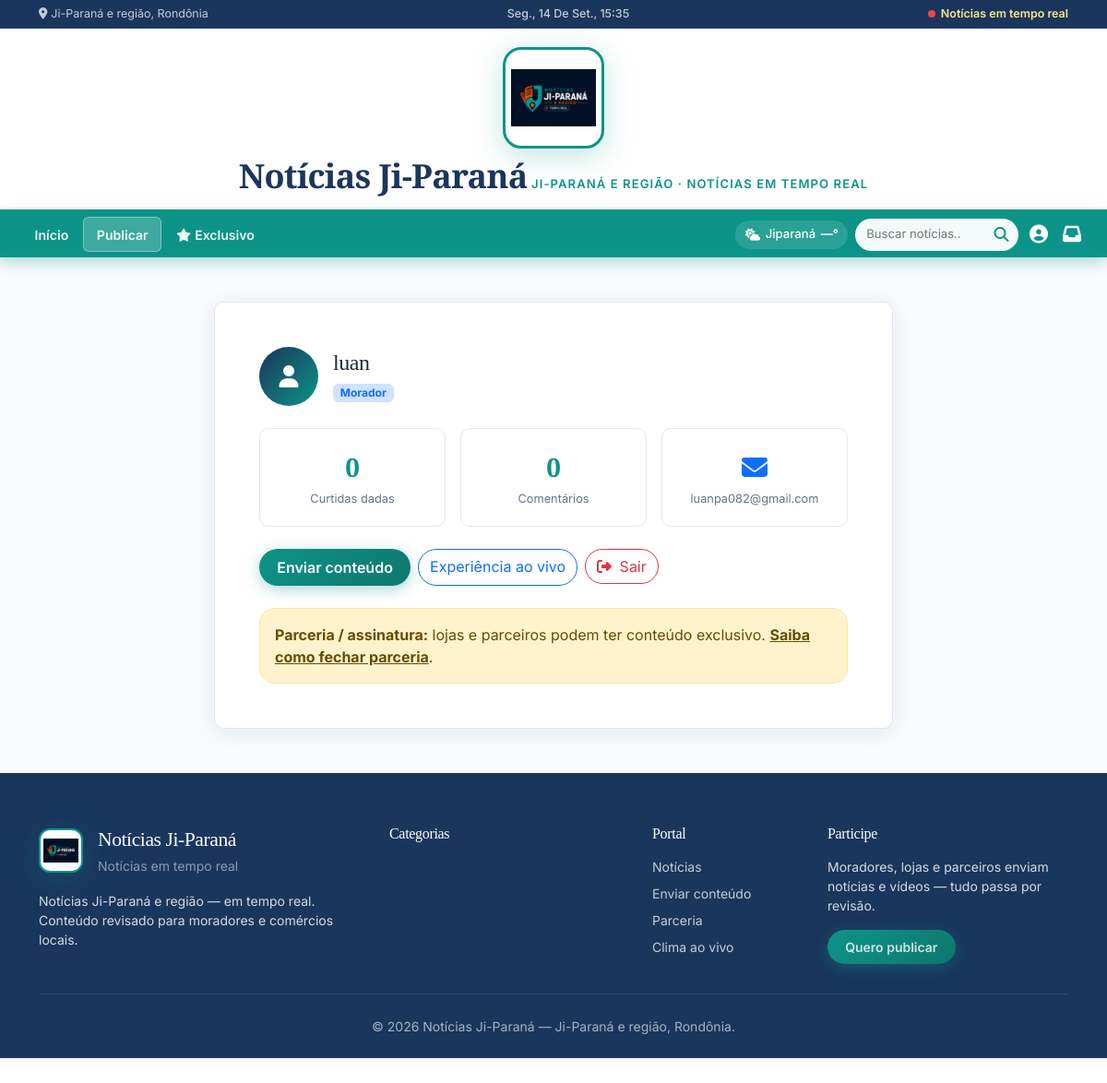
Page /conta/ (signed in) on the earlier database version.
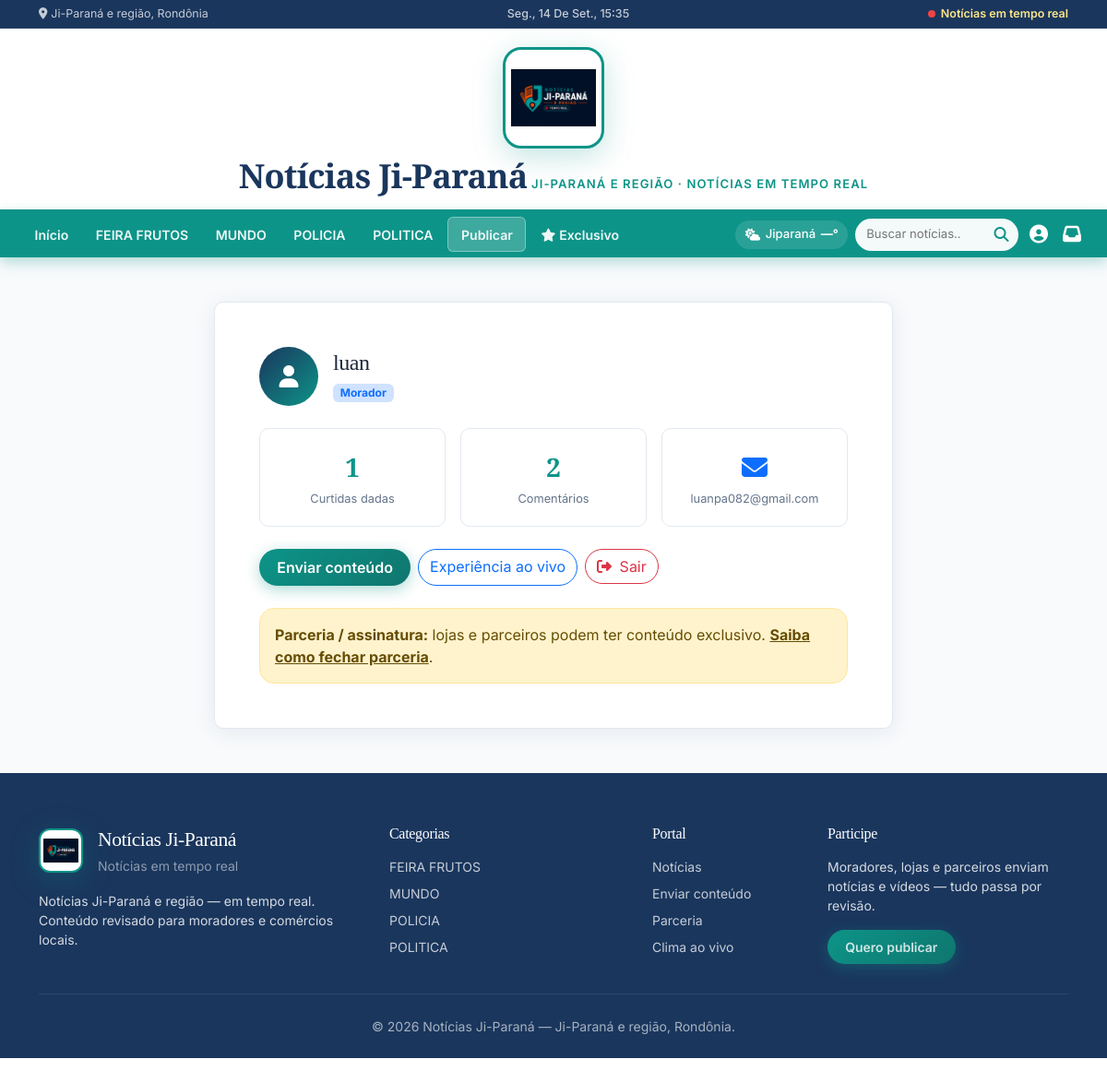
Same page on the later database version.
### noticias/models.py (models this page shows, shortened)
class Categoria(models.Model):
    nome = models.CharField(max_length=100)
    slug = models.SlugField(unique=True, blank=True)

### noticias/views_auth.py (the view)
# urls.py: path('conta/', MinhaContaView.as_view(), name='conta'),
class MinhaContaView(LoginRequiredMixin, TemplateView):
    template_name = 'noticias/conta.html'
    login_url = reverse_lazy('entrar')
    def get_context_data(self, **kwargs):
        context = super().get_context_data(**kwargs)
        perfil, _ = Perfil.objects.get_or_create(usuario=self.request.user)
        context['perfil'] = perfil
        context['comentarios_count'] = self.request.user.comentarios.count()
        context['curtidas_count'] = self.request.user.curtidas.count()
        return context

### noticias/models.py (called while the page is built)
    @property
    def tem_conteudo(self):
        return self.ativo and (bool(self.codigo_html.strip()) or self.imagem)

    @property
    def badge_label(self):
        if self.is_assinante:
            return 'Assinante'
        if self.tipo_conta == 'loja':
            return 'Loja parceira'
        return 'Morador'

### noticias/templatetags/portal_extras.py (called while the page is built)
@register.inclusion_tag('noticias/partials/ad_slot.html')
def ad_slot(slot):
    cache_key = f'anuncio_{slot}'
    anuncio = cache.get(cache_key)
    if anuncio is None:
        try:
            anuncio = Anuncio.objects.get(slot=slot)
        except Anuncio.DoesNotExist:
            anuncio = None
        cache.set(cache_key, anuncio, 120)
    return {'anuncio': anuncio, 'slot': slot}

### noticias/templates/noticias/conta.html (shortened to what this page needs)
{% extends "noticias/base.html" %}
{% block content %}
<div class="row justify-content-center">
    <div class="col-lg-8">
        <div class="glass-card p-4 p-lg-5">
            <div class="d-flex flex-wrap align-items-center gap-3 mb-4">
                <div class="account-avatar">
                    <i class="fas fa-user"></i>
                </div>
                <div>
                    <h1 class="display-font h4 mb-1">{{ user.get_full_name|default:user.username }}</h1>
                    <span class="badge bg-primary-subtle text-primary">{{ perfil.badge_label }}</span>
                </div>
            </div>
            <div class="row g-3 mb-4">
                <div class="col-6 col-md-4">
                    <div class="stat-box">
                        <div class="num">{{ curtidas_count }}</div>
                        <div class="lbl">Curtidas dadas</div>
                    </div>
                </div>
                <div class="col-6 col-md-4">
                    <div class="stat-box">
                        <div class="num">{{ comentarios_count }}</div>
                        <div class="lbl">Comentários</div>
                    </div>
                </div>
                <div class="col-12 col-md-4">
                    <div class="stat-box">
                        <div class="num"><i class="fas fa-envelope text-primary"></i></div>
                        <div class="lbl small">{{ user.email }}</div>
                    </div>
                </div>
            </div>
            <div class="d-flex flex-wrap gap-2">
                <a href="{% url 'contribuir' %}" class="btn btn-contribuir rounded-pill">Enviar conteúdo</a>
                <a href="{% url 'experiencia' %}" class="btn btn-outline-primary rounded-pill">Experiência ao vivo</a>
                {% include "noticias/partials/logout_form.html" with btn_class="btn btn-outline-danger rounded-pill" %}
            </div>
            {% if not perfil.is_assinante %}
            <div class="alert alert-warning rounded-4 mt-4 mb-0">
                <strong>Parceria / assinatura:</strong> lojas e parceiros podem ter conteúdo exclusivo.
                <a href="{% url 'parceria' %}" class="alert-link">Saiba como fechar parceria</a>.
            </div>
            {% else %}
            <div class="alert alert-success rounded-4 mt-4 mb-0">
                <i class="fas fa-check-circle me-2"></i>Você tem acesso de <strong>assinante parceiro</strong>.
            </div>
            {% endif %}
        </div>
    </div>
</div>
{% endblock %}

### noticias/templates/noticias/base.html (shortened to what the changed rows need)
{% load static portal_extras %}
<!DOCTYPE html>
<html lang="pt-br" data-bs-theme="light">
<head>
    <meta property="og:image" content="{% block og_image %}{{ request.scheme }}://{{ request.get_host }}{% load static %}{% static site_logo %}{% endblock %}">
    <link href="https://cdn.jsdelivr.net/npm/bootstrap@5.3.2/dist/css/bootstrap.min.css" rel="stylesheet">
    <link rel="stylesheet" href="https://cdnjs.cloudflare.com/ajax/libs/font-awesome/6.4.0/css/all.min.css">
    <link rel="stylesheet" href="{% static 'css/portal.css' %}">
</head>
<body class="{% block body_class %}{% endblock %} has-mobile-nav">
    <nav class="cat-nav sticky-top" aria-label="Categorias">
        <div class="container-fluid px-lg-4">
            <div class="cat-nav__row">
                <div class="collapse cat-nav__collapse show" id="catNavMenu">
                    <ul class="cat-nav__list">
                        {% for cat in nav_categorias %}
                        <li>
                            <a href="{% url 'noticias_por_categoria' cat.slug %}" class="cat-nav__link">{{ cat.nome }}</a>
                        </li>
                        {% endfor %}
                    </ul>
                </div>
            </div>
        </div>
    </nav>
    <main class="site-main">
        <div class="container my-4 my-lg-5">
            {% block content %}{% endblock %}
        </div>
    </main>
    <footer class="site-footer">
        <div class="container">
            <div class="row g-4">
                <div class="col-lg-3">
                    <ul class="list-unstyled small footer-links">
                        {% for cat in nav_categorias %}
                        <li class="mb-2"><a href="{% url 'noticias_por_categoria' cat.slug %}">{{ cat.nome }}</a></li>
                        {% endfor %}
                    </ul>
                </div>
            </div>
        </div>
    </footer>
</body>
</html>

Differences in the rows shown:
added Categoria: nome "FEIRA FRUTOS"
added Categoria: nome "MUNDO"
added Categoria: nome "POLICIA"
added Categoria: nome "POLITICA"
Other differences:
{{ curtidas_count }}: "0" → "1"
{{ comentarios_count }}: "0" → "2"
